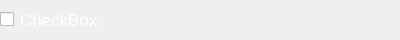
<?xml version="1.0" encoding="UTF-8"?>
<ui version="4.0">
 <class>BooleanSettingView</class>
 <widget class="QWidget" name="BooleanSettingView">
  <property name="geometry">
   <rect>
    <x>0</x>
    <y>0</y>
    <width>400</width>
    <height>40</height>
   </rect>
  </property>
  <property name="windowTitle">
   <string>Form</string>
  </property>
  <property name="styleSheet">
   <string>border:none;</string>
  </property>
  <layout class="QHBoxLayout" name="horizontalLayout">
   <property name="spacing">
    <number>0</number>
   </property>
   <property name="leftMargin">
    <number>0</number>
   </property>
   <property name="topMargin">
    <number>5</number>
   </property>
   <property name="rightMargin">
    <number>0</number>
   </property>
   <property name="bottomMargin">
    <number>5</number>
   </property>
   <item>
    <widget class="QCheckBox" name="_checkBox">
     <property name="styleSheet">
      <string>color:white;
font-size:17px;</string>
     </property>
     <property name="text">
      <string>CheckBox</string>
     </property>
    </widget>
   </item>
  </layout>
 </widget>
 <resources/>
 <connections/>
</ui>
